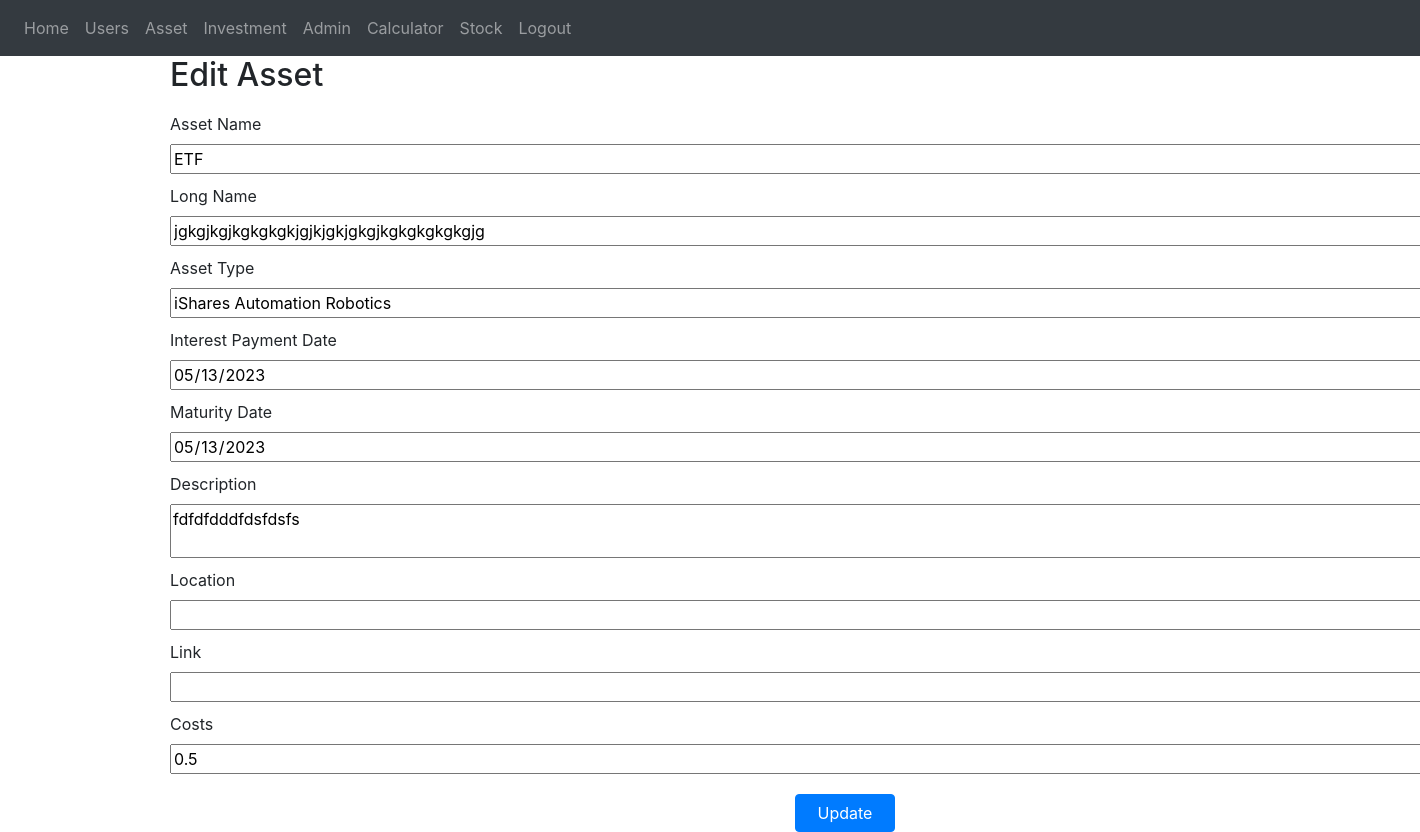
Page /edit-asset/1 (signed in) on the earlier database version.
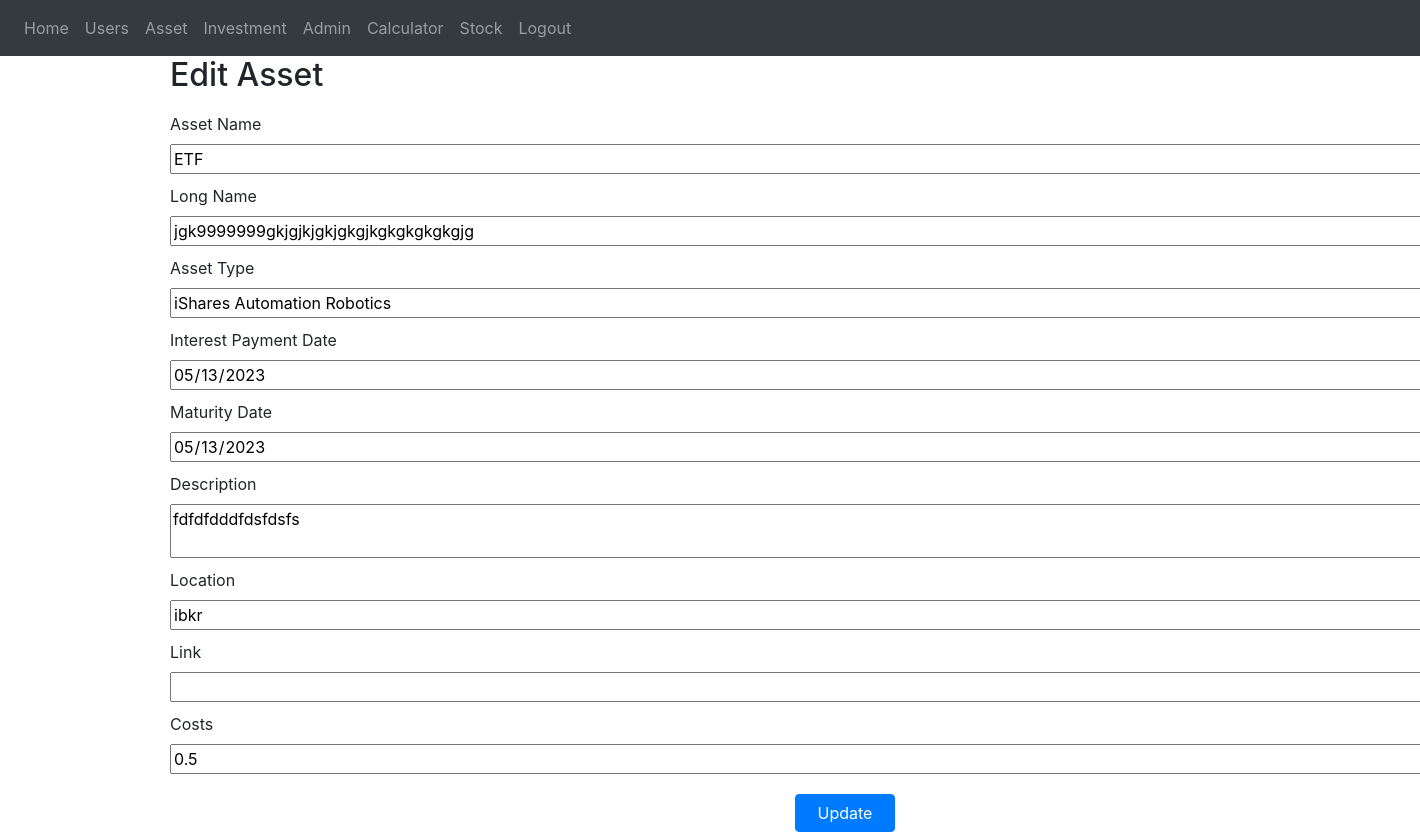
Same page on the later database version.
### website/models.py (models this page shows)
class Asset(db.Model):
    id = db.Column(db.Integer, primary_key=True)
    name = db.Column(db.String(100), nullable=False)
    long_name = db.Column(db.String(250), nullable=True)
    type = db.Column(db.String(100), nullable=False)
    interest_payment_date = db.Column(db.Date, nullable=True)
    maturity_date = db.Column(db.Date, nullable=True)
    description = db.Column(db.Text, nullable=True)
    location = db.Column(db.String(100), nullable=True)
    link = db.Column(db.String(200), nullable=True)
    costs = db.Column(db.Float, nullable=True)
    investments = db.relationship('Investment', back_populates='asset')

### website/views.py (the view, shortened to what this page needs)
@views.route('/edit-asset/<int:asset_id>', methods=['GET', 'POST'])
@login_required
def edit_asset(asset_id):
    asset = Asset.query.get_or_404(asset_id)
    return render_template('edit_asset.html', asset=asset, user=current_user)

### website/__init__.py (called while the page is built)
def create_app():
    app = Flask(__name__)
    app.config['SECRET_KEY'] = 'hjshjhdjah kjshkjdhjs'
    app.config['SQLALCHEMY_DATABASE_URI'] = f'sqlite:///{DB_NAME}'
    db.init_app(app)
    from .views import views
    from .auth import auth
    app.register_blueprint(views, url_prefix='/')
    app.register_blueprint(auth, url_prefix='/')
    from .models import User, Note
    with app.app_context():
        db.create_all()
    login_manager = LoginManager()
    login_manager.login_view = 'auth.login'
    login_manager.init_app(app)
    @login_manager.user_loader
    def load_user(id):
        return User.query.get(int(id))
    return app

### website/templates/edit_asset.html (shortened to what this page needs)
{% extends "base.html" %}
{% block content %}
<div class="container">
    <h2>Edit Asset</h2>
    <form action="{{ url_for('views.edit_asset', asset_id=asset.id) }}" method="post">
        <label for="name">Asset Name</label>
        <input type="text" name="name" id="name" value="{{ asset.name }}" required>
        <label for="name">Long Name</label>
        <input type="text" name="long_name" id="long_name" value="{{ asset.long_name }}" required>
        <label for="type">Asset Type</label>
        <input type="text" name="type" id="type" value="{{ asset.type }}" required>
        <label for="interestPaymentDate">Interest Payment Date</label>
        <input type="date" name="interestPaymentDate" id="interestPaymentDate" value="{{ asset.interest_payment_date.strftime('%Y-%m-%d') if asset.interest_payment_date else '' }}">
        <label for="maturityDate">Maturity Date</label>
        <input type="date" name="maturityDate" id="maturityDate" value="{{ asset.maturity_date.strftime('%Y-%m-%d') if asset.maturity_date else '' }}">
        <label for="description">Description</label>
        <textarea name="description" id="description" required>{{ asset.description }}</textarea>
        <label for="location">Location</label>
        <input type="text" name="location" id="location" value="{{ asset.location }}" required>
        <label for="link">Link</label>
        <input type="text" name="link" id="link" value="{{ asset.link }}">
        <label for="costs">Costs</label>
        <input type="number" step="any" name="costs" id="costs" value="{{ asset.costs }}">
        <button type="submit" class="btn btn-primary">Update</button>
    </form>
</div>
{% endblock %}

### website/templates/base.html (shortened to what this page needs)
<!DOCTYPE html>
<html>
  <head>
    <link
      rel="stylesheet"
      href="https://stackpath.bootstrapcdn.com/bootstrap/4.4.1/css/bootstrap.min.css"
    />
    <link
      rel="stylesheet"
      href="https://stackpath.bootstrapcdn.com/font-awesome/4.7.0/css/font-awesome.min.css"
    />
  </head>
  <body>
    <nav class="navbar navbar-expand-lg navbar-dark bg-dark">
      <div class="collapse navbar-collapse" id="navbar">
        <div class="navbar-nav">
          {% if user.is_authenticated %}
          <a class="nav-item nav-link" id="home" href="/">Home</a>
          <a class="nav-item nav-link" id="allUsers" href="{{ url_for('views.all_users') }}">Users</a>
          <a class="nav-item nav-link" id="createAsset" href="{{ url_for('views.create_asset') }}">Asset</a>
          <a class="nav-item nav-link" id="createInvestment" href="{{ url_for('views.create_investment') }}">Investment</a>
          <a class="nav-item nav-link" id="adminDashboard" href="{{ url_for('views.admin_dashboard') }}">Admin</a>
          <a class="nav-item nav-link" id="calculator" href="{{ url_for('views.calculator') }}">Calculator</a>
          <a class="nav-item nav-link" id="stock" href="{{ url_for('views.stock') }}">Stock</a>
          <a class="nav-item nav-link" id="logout" href="/logout">Logout</a>
          {% else %}
          <a class="nav-item nav-link" id="login" href="/login">Login</a>
          <a class="nav-item nav-link" id="signUp" href="/sign-up">Sign Up</a>
          {% endif %}
      </div>
      </div>
    </nav>
    <div class="container">{% block content %} {% endblock %}</div>
  </body>
</html>

### website/templates/edit_asset.html (style rules this page uses)
form { display: flex; flex-direction: column; width: 1350px; margin: 0 auto; }
label { margin-top: 10px; }
button { margin-top: 20px; width: 100px; align-self: center; }

Differences in the rows shown:
changed Asset "ETF": long_name "jgkgjkgjkgkgkgkjgjkjgkjgkgjkgkgkgkgkgjg" → "jgk9999999gkjgjkjgkjgkgjkgkgkgkgkgjg"; location (not shown) → "ibkr"
